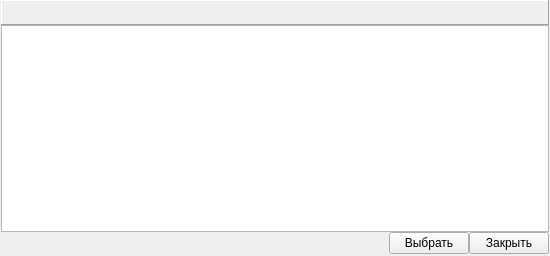
<?xml version="1.0" encoding="UTF-8"?>
<ui version="4.0">
 <class>Providers</class>
 <widget class="QWidget" name="Providers">
  <property name="windowModality">
   <enum>Qt::ApplicationModal</enum>
  </property>
  <property name="geometry">
   <rect>
    <x>0</x>
    <y>0</y>
    <width>550</width>
    <height>256</height>
   </rect>
  </property>
  <property name="windowTitle">
   <string>Поставщики</string>
  </property>
  <property name="windowIcon">
   <iconset resource="../icons.qrc">
    <normaloff>:/128x128/providers/ico/providers_128x128.png</normaloff>:/128x128/providers/ico/providers_128x128.png</iconset>
  </property>
  <layout class="QVBoxLayout" name="verticalLayout">
   <property name="spacing">
    <number>0</number>
   </property>
   <property name="leftMargin">
    <number>1</number>
   </property>
   <property name="topMargin">
    <number>0</number>
   </property>
   <property name="rightMargin">
    <number>1</number>
   </property>
   <property name="bottomMargin">
    <number>2</number>
   </property>
   <item>
    <widget class="QFrame" name="frame">
     <property name="frameShape">
      <enum>QFrame::Panel</enum>
     </property>
     <property name="frameShadow">
      <enum>QFrame::Raised</enum>
     </property>
     <layout class="QHBoxLayout" name="horizontalLayout_2">
      <property name="spacing">
       <number>2</number>
      </property>
      <property name="margin">
       <number>0</number>
      </property>
      <item>
       <widget class="QToolButton" name="addButton">
        <property name="toolTip">
         <string>Добавить</string>
        </property>
        <property name="icon">
         <iconset resource="../icons.qrc">
          <normaloff>:/16x16/add/ico/edit_add_16x16.png</normaloff>:/16x16/add/ico/edit_add_16x16.png</iconset>
        </property>
        <property name="toolButtonStyle">
         <enum>Qt::ToolButtonIconOnly</enum>
        </property>
        <property name="autoRaise">
         <bool>true</bool>
        </property>
       </widget>
      </item>
      <item>
       <widget class="QToolButton" name="delButton">
        <property name="toolTip">
         <string>Удалить</string>
        </property>
        <property name="icon">
         <iconset resource="../icons.qrc">
          <normaloff>:/16x16/cancelDel/ico/del_16x16.png</normaloff>:/16x16/cancelDel/ico/del_16x16.png</iconset>
        </property>
        <property name="toolButtonStyle">
         <enum>Qt::ToolButtonIconOnly</enum>
        </property>
        <property name="autoRaise">
         <bool>true</bool>
        </property>
       </widget>
      </item>
      <item>
       <widget class="QToolButton" name="editButton">
        <property name="toolTip">
         <string>Редактировать</string>
        </property>
        <property name="icon">
         <iconset resource="../icons.qrc">
          <normaloff>:/16x16/edit/ico/edit_16x16.png</normaloff>:/16x16/edit/ico/edit_16x16.png</iconset>
        </property>
        <property name="toolButtonStyle">
         <enum>Qt::ToolButtonIconOnly</enum>
        </property>
        <property name="autoRaise">
         <bool>true</bool>
        </property>
       </widget>
      </item>
      <item>
       <spacer name="horizontalSpacer_2">
        <property name="orientation">
         <enum>Qt::Horizontal</enum>
        </property>
        <property name="sizeHint" stdset="0">
         <size>
          <width>40</width>
          <height>20</height>
         </size>
        </property>
       </spacer>
      </item>
     </layout>
    </widget>
   </item>
   <item>
    <widget class="QTreeView" name="providersView">
     <property name="font">
      <font>
       <weight>75</weight>
       <bold>true</bold>
      </font>
     </property>
     <property name="contextMenuPolicy">
      <enum>Qt::CustomContextMenu</enum>
     </property>
     <property name="editTriggers">
      <set>QAbstractItemView::NoEditTriggers</set>
     </property>
     <property name="alternatingRowColors">
      <bool>true</bool>
     </property>
     <property name="rootIsDecorated">
      <bool>false</bool>
     </property>
     <property name="itemsExpandable">
      <bool>false</bool>
     </property>
     <property name="allColumnsShowFocus">
      <bool>true</bool>
     </property>
     <property name="wordWrap">
      <bool>true</bool>
     </property>
     <property name="expandsOnDoubleClick">
      <bool>false</bool>
     </property>
    </widget>
   </item>
   <item>
    <layout class="QHBoxLayout" name="horizontalLayout">
     <item>
      <spacer name="horizontalSpacer">
       <property name="orientation">
        <enum>Qt::Horizontal</enum>
       </property>
       <property name="sizeHint" stdset="0">
        <size>
         <width>40</width>
         <height>20</height>
        </size>
       </property>
      </spacer>
     </item>
     <item>
      <widget class="QPushButton" name="selectButton">
       <property name="text">
        <string>Выбрать</string>
       </property>
       <property name="icon">
        <iconset resource="../icons.qrc">
         <normaloff>:/16x16/apply/ico/apply_16x16.png</normaloff>:/16x16/apply/ico/apply_16x16.png</iconset>
       </property>
      </widget>
     </item>
     <item>
      <widget class="QPushButton" name="closeButton">
       <property name="text">
        <string>Закрыть</string>
       </property>
       <property name="icon">
        <iconset resource="../icons.qrc">
         <normaloff>:/16x16/cancelDel/ico/button_cancel_16x16 (1).png</normaloff>:/16x16/cancelDel/ico/button_cancel_16x16 (1).png</iconset>
       </property>
      </widget>
     </item>
    </layout>
   </item>
  </layout>
  <action name="actionAdd">
   <property name="icon">
    <iconset resource="../icons.qrc">
     <normaloff>:/16x16/add/ico/edit_add_16x16.png</normaloff>:/16x16/add/ico/edit_add_16x16.png</iconset>
   </property>
   <property name="text">
    <string>Добавить</string>
   </property>
   <property name="toolTip">
    <string>Добавить</string>
   </property>
  </action>
  <action name="actionDel">
   <property name="icon">
    <iconset resource="../icons.qrc">
     <normaloff>:/16x16/cancelDel/ico/del_16x16.png</normaloff>:/16x16/cancelDel/ico/del_16x16.png</iconset>
   </property>
   <property name="text">
    <string>Удалить</string>
   </property>
   <property name="toolTip">
    <string>Удалить</string>
   </property>
  </action>
  <action name="actionEdit">
   <property name="icon">
    <iconset resource="../icons.qrc">
     <normaloff>:/16x16/edit/ico/edit_16x16.png</normaloff>:/16x16/edit/ico/edit_16x16.png</iconset>
   </property>
   <property name="text">
    <string>Изменить</string>
   </property>
   <property name="toolTip">
    <string>Изменить</string>
   </property>
  </action>
 </widget>
 <resources>
  <include location="../icons.qrc"/>
 </resources>
 <connections/>
</ui>
